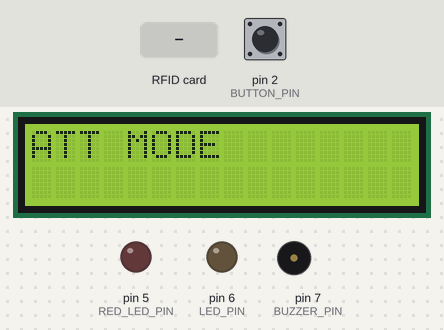
A sketch run on a simulated Arduino Uno, built with avr-gcc and run on an emulated ATmega328P. On the bench: 16×2 character LCD, output pins drawn as LEDs (lit = HIGH), buzzer (waves = sounding, pin HIGH). Inputs (shaded band) come from the test bench; at power-on: pin 2 (BUTTON_PIN) HIGH. Pins used as bus, display or sensor lines are not drawn; what the sketch prints to the serial monitor is not drawn.

Above: at 3.3 s.
3.4 s: RFID card 73 9B 75 28 held to the reader
At 6.0 s:
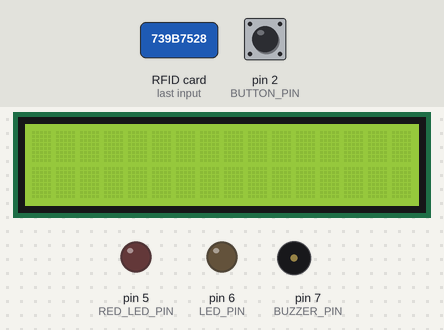
6.3 s: pin 2 (BUTTON_PIN) pulled LOW for 0.15 s
At 7.7 s:
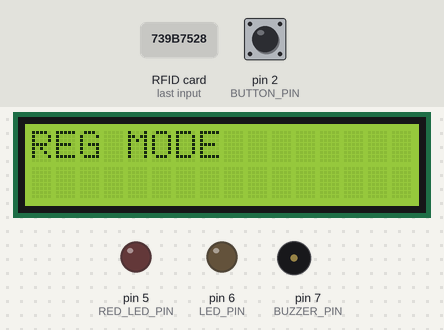
8.2 s: RFID card 73 5F 72 13 held to the reader
At 8.8 s:
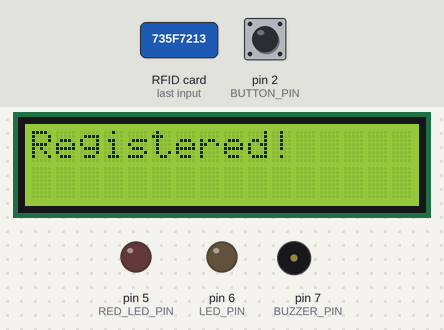
10.4 s: pin 2 (BUTTON_PIN) pulled LOW for 1 s
At 11.47 s:
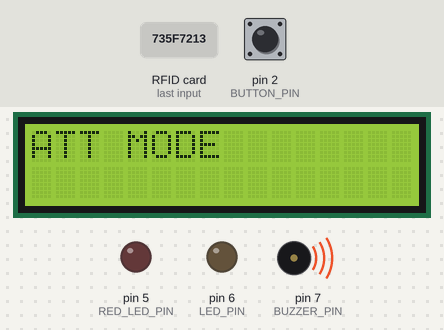
13.2 s: RFID card 5E 7A 19 C4 held to the reader
At 14.0 s:
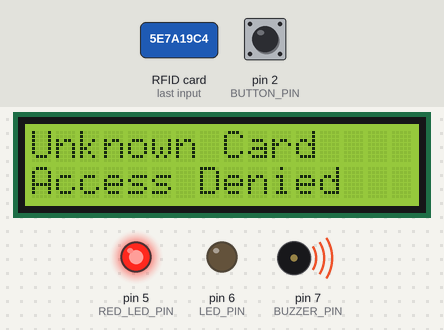
16.2 s: pin 2 (BUTTON_PIN) pulled LOW for 3.2 s
At 19.48 s:
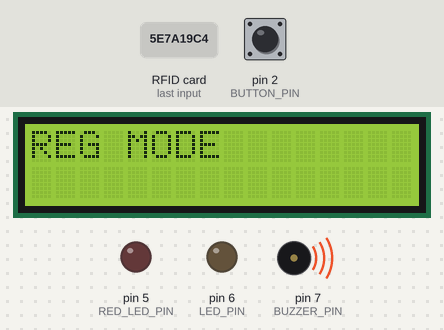
Timing chart, 0 to 21.2 s (numbered marks = the images above; inputs shaded):
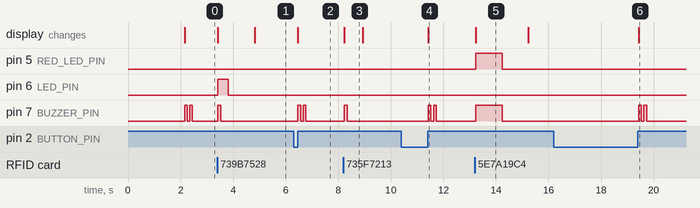

Measured:
- after the input at 3.4 s, pin 6 (LED_PIN): LOW → HIGH at once, → LOW 0.40 s later; pin 7 (BUZZER_PIN): LOW → HIGH at once, → LOW 0.10 s later; the display: first changes at once (image 1 shows a later state)
- after the input at 6.3 s, pin 7 (BUZZER_PIN): alternates HIGH for 0.10 s and LOW for 0.10 s, 4 changes in all, then stays LOW, starting after 0.17 s; the display: changes after 0.17 s (image 2)
- after the input at 8.2 s, pin 7 (BUZZER_PIN): LOW → HIGH at once, → LOW 0.10 s later; the display: changes at once (image 3)
- after the input at 10.4 s, pin 7 (BUZZER_PIN): alternates HIGH for 0.10 s and LOW for 0.10 s, 4 changes in all, then stays LOW, starting after 1.0 s; the display: changes after 1.0 s (image 4)
- after the input at 13.2 s, pin 5 (RED_LED_PIN), pin 7 (BUZZER_PIN): LOW → HIGH at once, → LOW 1.0 s later; the display: changes at once (image 5)
- after the input at 16.2 s, pin 7 (BUZZER_PIN): alternates HIGH for 0.10 s and LOW for 0.10 s, 4 changes in all, then stays LOW, starting after 3.2 s; the display: changes after 3.2 s (image 6)
- by itself, pin 7 (BUZZER_PIN): alternates HIGH for 0.10 s and LOW for 0.10 s, 4 changes in all, then stays LOW

The sketch:

sketch_jan4a.ino
```cpp
#include <SPI.h>
#include <MFRC522.h>
#include <Wire.h>
#include <LiquidCrystal_I2C.h>

// -------------------- PINS --------------------
#define SS_PIN 10
#define RST_PIN 9
#define LED_PIN 6
#define BUZZER_PIN 7
#define BUTTON_PIN 2
#define RED_LED_PIN 5

MFRC522 mfrc522(SS_PIN, RST_PIN);
LiquidCrystal_I2C lcd(0x27,16,2);

// -------------------- VARIABLES --------------------
bool registrationMode = true;  // start in registration mode
bool lastButtonState = LOW;

// Arrays for attendance (to be filled manually after registration)
       // Optional names
String studentUIDs[2] = {"739B7528" , "735F7213"};
String studentNames[2] = {"Student 1","Student 2"};
bool attendance[2] = {false,false};

// -------------------- SETUP --------------------
void setup() {
  Serial.begin(9600);
  pinMode(LED_PIN, OUTPUT);
  pinMode(BUZZER_PIN, OUTPUT);
  pinMode(BUTTON_PIN, INPUT_PULLUP);
  pinMode(5, OUTPUT);

  SPI.begin();
  mfrc522.PCD_Init();

  lcd.init();
  lcd.backlight();
  lcd.print("RFID Attendance");
  lcd.setCursor(0,1);
  lcd.print(registrationMode ? "REG MODE" : "ATT MODE");
  delay(2000);
  lcd.clear();
}

// -------------------- LOOP --------------------
void loop() {
  checkButton();  // Toggle between registration/attendance mode
  checkRFID();    // Scan card
}

// -------------------- BUTTON --------------------
void checkButton() {
  bool currentButton = digitalRead(BUTTON_PIN);
  if(currentButton == HIGH && lastButtonState == LOW){
    registrationMode = !registrationMode;
    lcd.clear();
    lcd.print(registrationMode ? "REG MODE" : "ATT MODE");
    beep(2);
  }
  lastButtonState = currentButton;
}
void errorAlert() {
  digitalWrite(LED_PIN, LOW);        // Green OFF
  digitalWrite(RED_LED_PIN, HIGH);   // Red ON

  digitalWrite(BUZZER_PIN, HIGH);    // Buzzer ON
  delay(1000);                       // LONG BEEP (1 second)
  digitalWrite(BUZZER_PIN, LOW);     // Buzzer OFF

  digitalWrite(RED_LED_PIN, LOW);    // Red OFF
}

// -------------------- RFID --------------------
void checkRFID() {
  if(!mfrc522.PICC_IsNewCardPresent()) return;
  if(!mfrc522.PICC_ReadCardSerial()) return;

  String uid = "";
  for(byte i=0; i<mfrc522.uid.size; i++){
    uid += String(mfrc522.uid.uidByte[i], HEX);
  }
  uid.toUpperCase();

  if(registrationMode){
    registerCard(uid);
  } else {
    markAttendance(uid);
  }

  mfrc522.PICC_HaltA();
}

// -------------------- REGISTER CARD --------------------
void registerCard(String uid){
  lcd.clear();
  lcd.print("Registered!");
  Serial.print("Registered UID: ");
  Serial.println(uid);   // Copy this to code manually
  beep(1);
  delay(500);
  lcd.clear();
}

// -------------------- MARK ATTENDANCE --------------------
void markAttendance(String uid){
  bool knownCard = false;

  for(int i=0;i<2;i++){
    if(studentUIDs[i] == uid){
      knownCard = true;
      attendance[i] = true;

      // Sequential PRESENT display
      lcd.clear();
      lcd.print(studentNames[i]);
      lcd.setCursor(0,1);
      lcd.print("PRESENT");

      digitalWrite(LED_PIN,HIGH);
      beep(1);
      delay(200);
      digitalWrite(LED_PIN,LOW);

      break;
    }
  }

  if(!knownCard){
    lcd.clear();
    lcd.print("Unknown Card");
    lcd.setCursor(0,1);
    lcd.print("Access Denied");
    errorAlert();

  }

  delay(1000);
  lcd.clear();
}

// -------------------- BEEP --------------------
void beep(int times){
  for(int i=0;i<times;i++){
    digitalWrite(BUZZER_PIN,HIGH);
    delay(100);
    digitalWrite(BUZZER_PIN,LOW);
    delay(100);
  }
}

void longBeep(){
  digitalWrite(BUZZER_PIN,HIGH);
  delay(800);
  digitalWrite(BUZZER_PIN,LOW);
}
```
